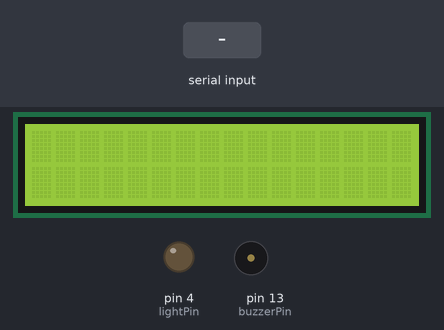
Bench run of a sketch on a simulated Arduino Uno, built with avr-gcc and run on an emulated ATmega328P. Shown: 16×2 character LCD, output pins drawn as LEDs (lit = HIGH), buzzer (waves = sounding, pin HIGH). Inputs (shaded band) come from the test bench.

Above: at 1.2 s.
1.3 s: "1" received over Serial
At 3.4 s:
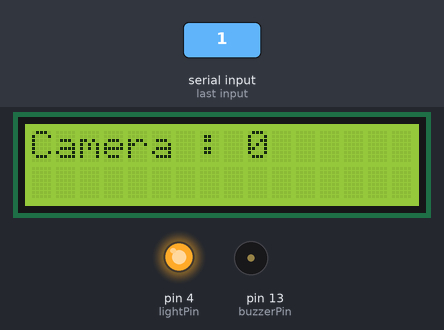
4.0 s: "0" received over Serial
At 5.8 s:
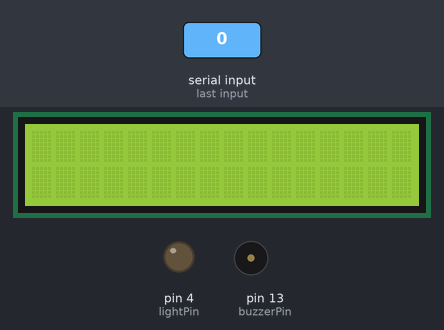
6.5 s: "1\n" received over Serial
At 7.51 s:
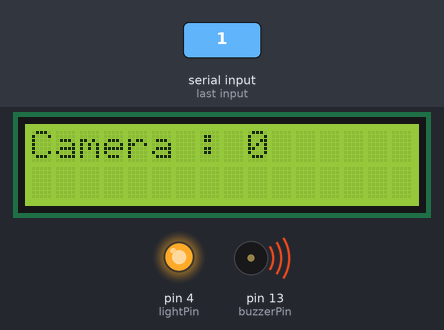
Timing chart, 0 to 9.5 s (numbered marks = the images above; inputs shaded):
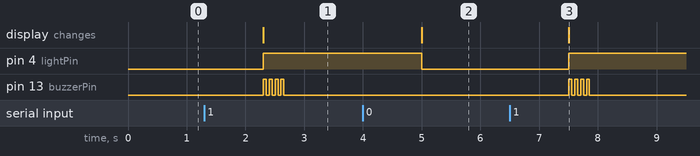

The sketch:

arduino.ino
```cpp
#include <LiquidCrystal.h>

const int rs = 7, en = 8, d4 = 9, d5 = 10, d6 = 11, d7 = 12;
LiquidCrystal lcd(rs, en, d4, d5, d6, d7);


int lightPin = 4, buzzerPin = 13; //okPin will be 1 after the first space is met, okRoom will be 1 after the second space
String messages[50];
int messagesLength = 0, lcdFull = 0;

void setup() {
  pinMode(lightPin, OUTPUT);
  pinMode(buzzerPin, OUTPUT);
  Serial.begin(9600);

  lcd.begin(16, 2);
}

void afisare() { //processing + showing the first string from messages
  String result = messages[0];
  String message = "";
  int roomNumber = 0;
  int okRoom = 0;
  bool urgenta = messages[0][2];

  lcd.clear();

  for (int i = 4; i < result.length(); i++) {
    if (result[i] == ' ' && !okRoom)
      okRoom = 1, i++;
    if (!okRoom)
      roomNumber = roomNumber * 10 + (result[i] - '0');
    else
      message += result[i];
  }

  digitalWrite(lightPin, HIGH);
  lcd.setCursor(0, 0);

  if (messages[0][2] == '1') { //emergency
    lcd.print("! ");
  }

  lcd.print("Camera : ");
  lcd.print(roomNumber);

  lcd.setCursor(0, 1);
  lcd.print(message);

  for (int i = 0; i < (messages[0][2] == '1' ? 80 : 4); i++) { //calling the buzzer on the next message, insisting if it is an emergency
    digitalWrite(buzzerPin, HIGH);
    if (messages[0][2] == '1')
      digitalWrite(lightPin, HIGH);
    delay(50);
    if (messages[0][2] == '1')
      digitalWrite(lightPin, LOW);
    digitalWrite(buzzerPin, LOW);
    delay(50);
  }
}

void loop() {
  while (Serial.available() == 0) {}

  String result = Serial.readString();
  result.trim();
  if (result[0] == '1') {
    messages[messagesLength] = result;
    messagesLength = messagesLength + 1;
    afisare();
    lcdFull = 1;
  }
  lcd.setCursor(0, 0);

  while (lcdFull) {
    while (Serial.available() == 0) {}
    String result = Serial.readString();
    result.trim();
    lcd.setCursor(0, 0);

    if (result[0] == '0') {//if it's a stop call -> show the next message (messages[0])
      if (messagesLength == 1) {//if we only have one message -> delete everything
        messages[0] = "";
      }

      for (int i = 1; i < messagesLength; i++) { //deleting the first message from our array, so the next one will now be messages[0]
        messages[i - 1] = messages[i];
      }
      messagesLength--;

      if (messagesLength > 0) { //if we have any more messages we show messages[0]
        afisare();
      } else {                  //else we clear the screen, turn off the LED and reset lcdFull
        lcd.clear();
        digitalWrite(lightPin, LOW);
        lcdFull = 0;
      }

    } else { //if it's a ON call -> we add it to the array
      if (result[2] == '1') { // emergency -> we prioritise it in the array and show it
        messagesLength = messagesLength + 1;
        for (int i = messagesLength; i > 0; i--)
          messages[i] = messages[i - 1];
        messages[0] = result;
        afisare();
      } else {
        messages[messagesLength] = result;
        messagesLength = messagesLength + 1;
      }
    }
  }
}
```

Measured:
- after the input at 1.3 s, pin 4 (lightPin): LOW → HIGH after 1.0 s; pin 13 (buzzerPin): alternates HIGH for 0.05 s and LOW for 0.05 s, 8 changes in all, then stays LOW, starting after 1.0 s; the display: changes after 1.0 s (image 1)
- after the input at 4.0 s, pin 4 (lightPin): HIGH → LOW after 1.0 s; the display: changes after 1.0 s (image 2)
- after the input at 6.5 s, pin 4 (lightPin): LOW → HIGH after 1.0 s; pin 13 (buzzerPin): alternates HIGH for 0.05 s and LOW for 0.05 s, 8 changes in all, then stays LOW, starting after 1.0 s; the display: changes after 1.0 s (image 3)
